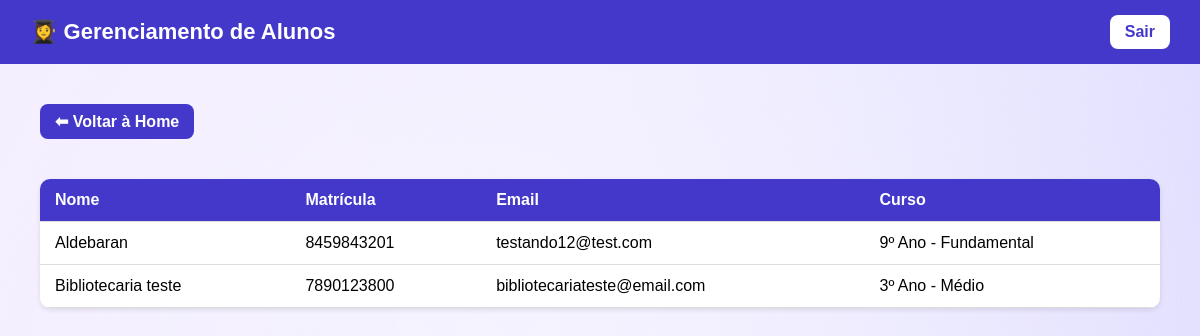
The app's page /bibliotecarias/alunos/, older data.
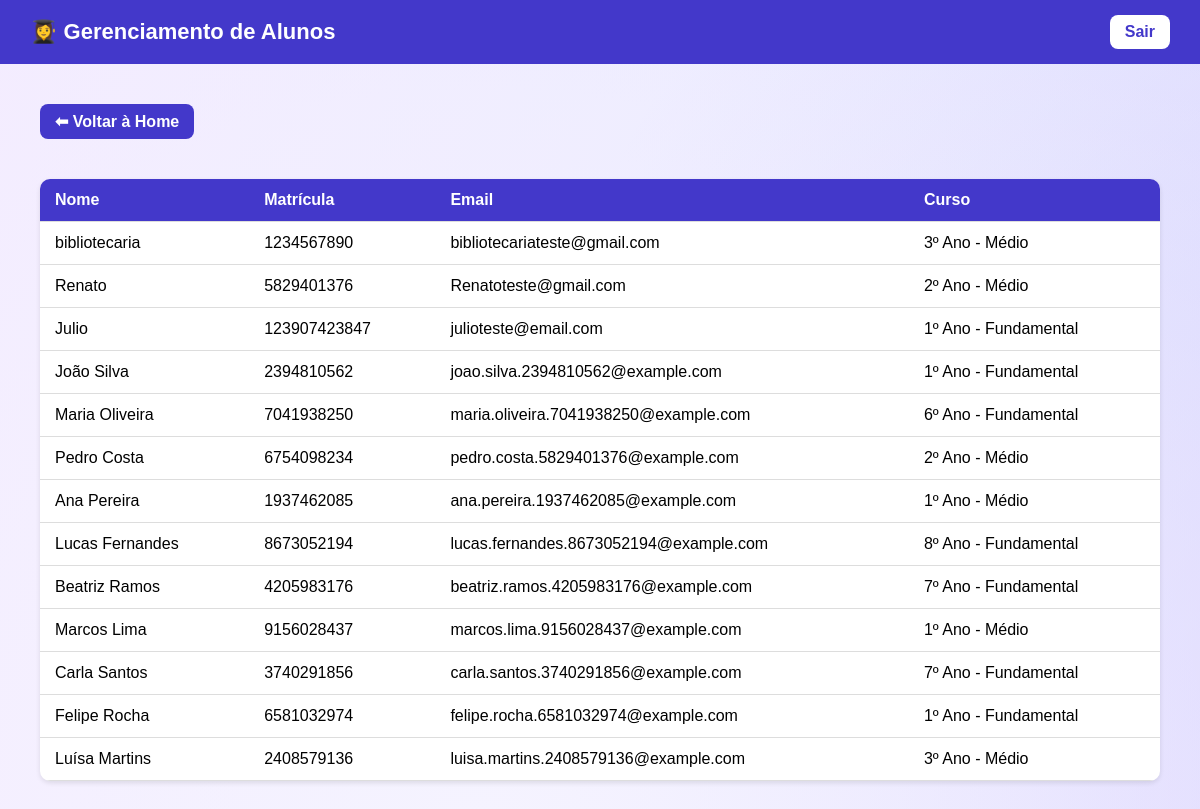
The same page, newer data.
### contas/models.py (models this page shows, shortened)
class Usuario(AbstractUser):
    nome = models.CharField(max_length=100)
    ra = models.CharField(max_length=20, unique=True)
    email = models.EmailField(unique=True)
    ANOS = [
        ("Ensino Fundamental", [
            ('1º Ano - Fundamental', '1º Ano - Fundamental'),
            ('2º Ano - Fundamental', '2º Ano - Fundamental'),
            ('3º Ano - Fundamental', '3º Ano - Fundamental'),
            ('4º Ano - Fundamental', '4º Ano - Fundamental'),
            ('5º Ano - Fundamental', '5º Ano - Fundamental'),
            ('6º Ano - Fundamental', '6º Ano - Fundamental'),
            ('7º Ano - Fundamental', '7º Ano - Fundamental'),
            ('8º Ano - Fundamental', '8º Ano - Fundamental'),
            ('9º Ano - Fundamental', '9º Ano - Fundamental'),
        ]),
        ("Ensino Médio", [
            ('1º Ano - Médio', '1º Ano - Médio'),
            ('2º Ano - Médio', '2º Ano - Médio'),
            ('3º Ano - Médio', '3º Ano - Médio'),
        ]),
    ]
    ano_escolar = models.CharField(max_length=30, choices=ANOS, blank=True, null=True)
    USERNAME_FIELD = 'email'
    REQUIRED_FIELDS = [ 'nome', 'ra', 'ano_escolar']

### bibliotecarias/views.py (the view)
# urls.py: path('alunos/', views.gerenciar_alunos, name='gerenciar_alunos'),
def gerenciar_alunos(request):
    alunos = Usuario.objects.all()
    return render(request, 'bibliotecarias/gerenciar_alunos.html', {'alunos': alunos})

### bibliotecarias/templates/bibliotecarias/gerenciar_alunos.html (shortened to what this page needs)
<!DOCTYPE html>
<html lang="pt-br">
<head>
</head>
<body>
<header>
    <h1>👩‍🎓 Gerenciamento de Alunos</h1>
    <a class="logout" href="{% url 'logout' %}">Sair</a>
</header>
<main>
    <a class="voltar" href="{% url 'home_bibliotecaria' %}">⬅ Voltar à Home</a>
    {% if alunos %}
        <table>
            <thead>
                <tr>
                    <th>Nome</th>
                    <th>Matrícula</th>
                    <th>Email</th>
                    <th>Curso</th>
                </tr>
            </thead>
            <tbody>
                {% for aluno in alunos %}
                <tr>
                    <td>{{ aluno.nome }}</td>
                    <td>{{ aluno.ra }}</td>
                    <td>{{ aluno.email }}</td>
                    <td>{{ aluno.ano_escolar }}</td>
                </tr>
                {% endfor %}
            </tbody>
        </table>
    {% else %}
        <p>Nenhum aluno registrado.</p>
    {% endif %}
</main>
</body>
</html>

Row changes from the older to the newer data that the page shows:
removed Usuario: nome "Bibliotecaria teste", ra "7890123800", email "bibliotecariateste@email.com", ano_escolar "3º Ano - Médio"
changed Usuario: nome "Aldebaran" → "bibliotecaria"; ra "8459843201" → "1234567890"; email "testando12@test.com" → "bibliotecariateste@gmail.com"; ano_escolar "9º Ano - Fundamental" → "3º Ano - Médio"
added Usuario: nome "Renato", ra "5829401376", email "Renatoteste@gmail.com", ano_escolar "2º Ano - Médio"
added Usuario: nome "Julio", ra "123907423847", email "julioteste@email.com", ano_escolar "1º Ano - Fundamental"
added Usuario: nome "João Silva", ra "2394810562", email "joao.silva.2394810562@example.com", ano_escolar "1º Ano - Fundamental"
added Usuario: nome "Maria Oliveira", ra "7041938250", email "maria.oliveira.7041938250@example.com", ano_escolar "6º Ano - Fundamental"
added Usuario: nome "Pedro Costa", ra "6754098234", email "pedro.costa.5829401376@example.com", ano_escolar "2º Ano - Médio"
added Usuario: nome "Ana Pereira", ra "1937462085", email "ana.pereira.1937462085@example.com", ano_escolar "1º Ano - Médio"
added Usuario: nome "Lucas Fernandes", ra "8673052194", email "lucas.fernandes.8673052194@example.com", ano_escolar "8º Ano - Fundamental"
added Usuario: nome "Beatriz Ramos", ra "4205983176", email "beatriz.ramos.4205983176@example.com", ano_escolar "7º Ano - Fundamental"
added Usuario: nome "Marcos Lima", ra "9156028437", email "marcos.lima.9156028437@example.com", ano_escolar "1º Ano - Médio"
added Usuario: nome "Carla Santos", ra "3740291856", email "carla.santos.3740291856@example.com", ano_escolar "7º Ano - Fundamental"
added Usuario: nome "Felipe Rocha", ra "6581032974", email "felipe.rocha.6581032974@example.com", ano_escolar "1º Ano - Fundamental"
added Usuario: nome "Luísa Martins", ra "2408579136", email "luisa.martins.2408579136@example.com", ano_escolar "3º Ano - Médio"
